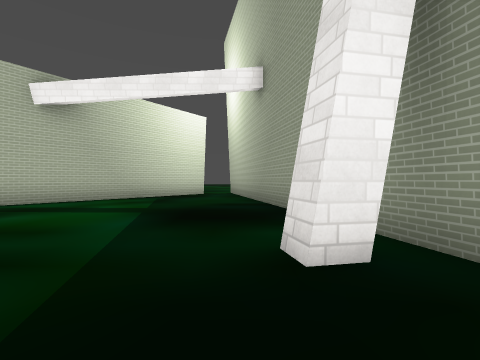
view 1 (above)

16 first-person views from a walk through a level from a Godot 3-D game. The camera is 1.2 m above the floor, looks level and sees 85° across. The floor is counted in squares, 2 m on a side. Each view is taken from the middle of a square. On the plan, view 1 faces up. The plan holds only what a view shows up to about 9 squares ahead; the rest is blank. The place goes on beyond the plan. Flat picture figures and markers are left out. Door leaves are left out where a doorway can be walked through. Some surface patterns are stand-ins.

view 2
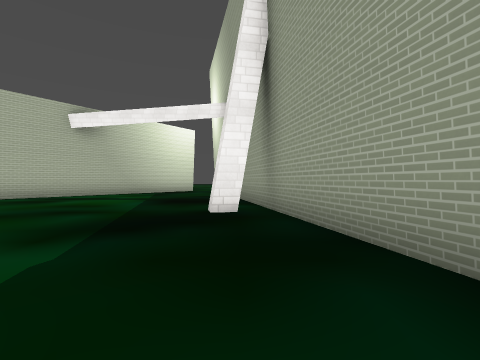

view 3
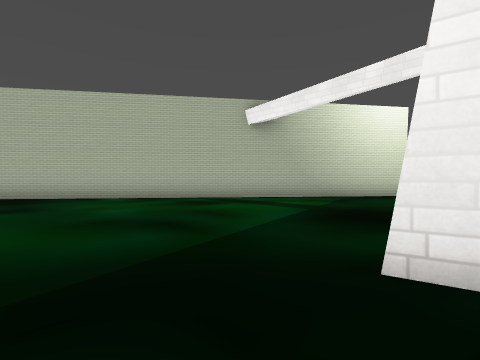

view 4
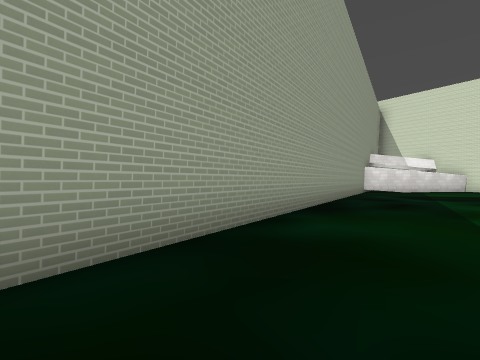

view 5
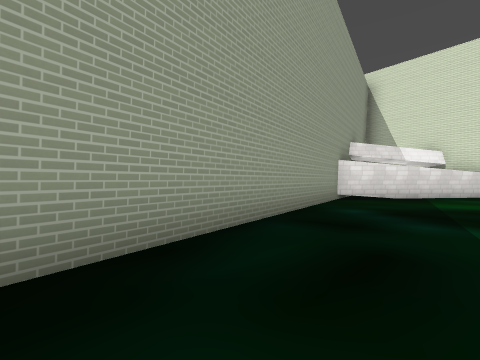

view 6
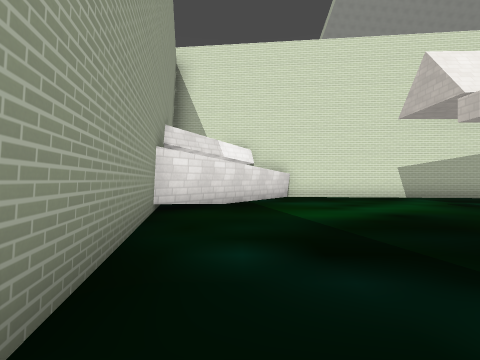

view 7
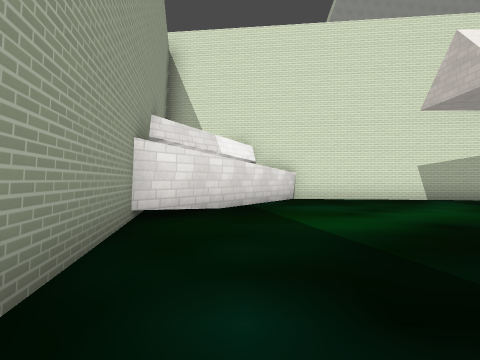

view 8
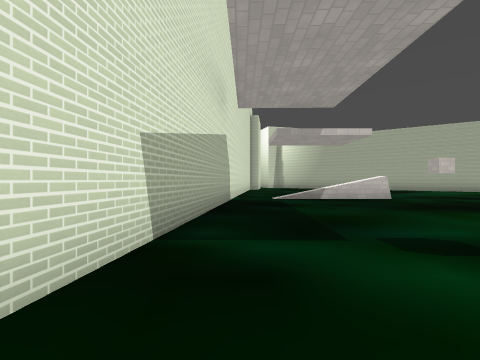

view 9
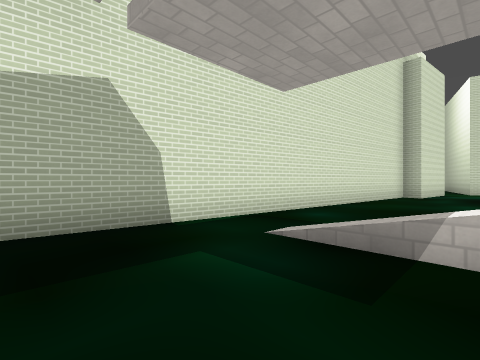

view 10
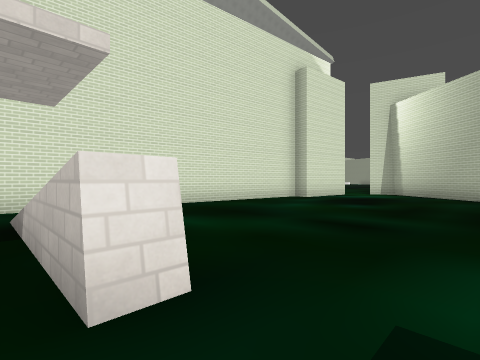

view 11
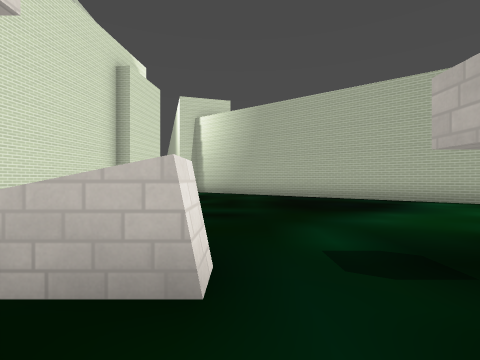

view 12
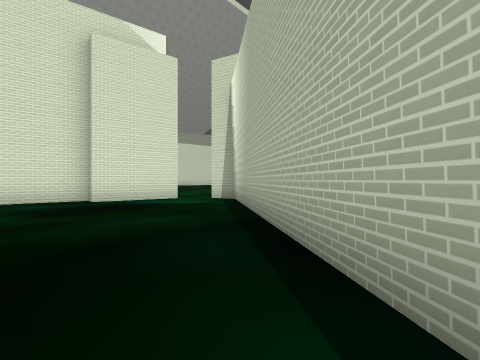

view 13
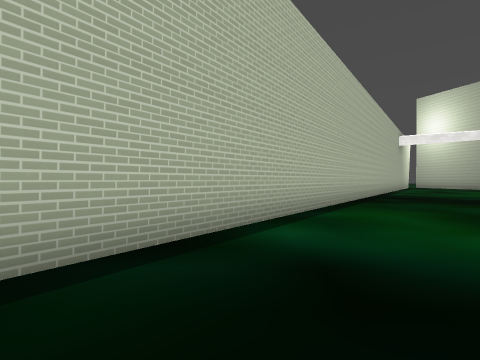

view 14
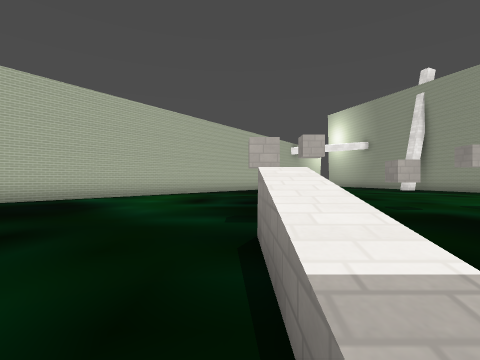

view 15
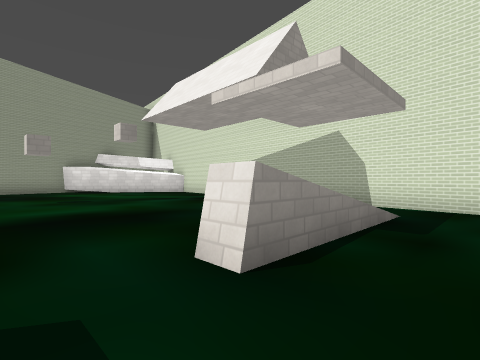

view 16
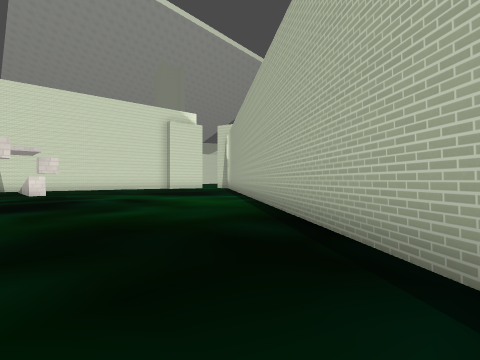

### Floor plan
Points are (right, up) in squares from view 1. A wall is a line through its corners. A room is listed if a view was taken in it or the views show most of it. See-through windows are left out.
Room 1 (views 1, 2, 3, 4, 5, 6, 7, 8, 9, 10, 11, 12, 13, 14, 15, 16)
walls: (-5, -7.3) (-5.5, -7.3) (-5.5, -6.8); (-8.2, -8.7) (-8.9, -8.7); (-8.3, -10.1) (-8.3, -12.6); (4.7, -12.3) (0.2, 9.1); (-3.3, 9) (-19.8, -12) (-19.5, -12.8); (-18.6, -13.5) (-16.2, -13.8) (-16.2, -14.4) (1.3, -16.3) (4.6, -11.8)
ways out: open door at (-19, -13.5)
objects: other object (1, 2)

Where each view was taken, in squares from view 1:
view 1: 0 up, 0 right, facing up
view 2: 3 down, 1 right, facing up
view 3: 0 up, 1 right, facing up-left
view 4: 1 up, 0 right, facing down-right
view 5: 4 down, 1 right, facing down-right
view 6: 7 down, 3 right, facing down
view 7: 8 down, 3 right, facing down
view 8: 15 down, 0 right, facing left
view 9: 12 down, 6 left, facing down-left
view 10: 9 down, 8 left, facing down-left
view 11: 10 down, 7 left, facing left
view 12: 6 down, 14 left, facing down-left
view 13: 8 down, 14 left, facing up
view 14: 13 down, 9 left, facing up
view 15: 9 down, 10 left, facing down-right
view 16: 2 up, 7 left, facing down-left
